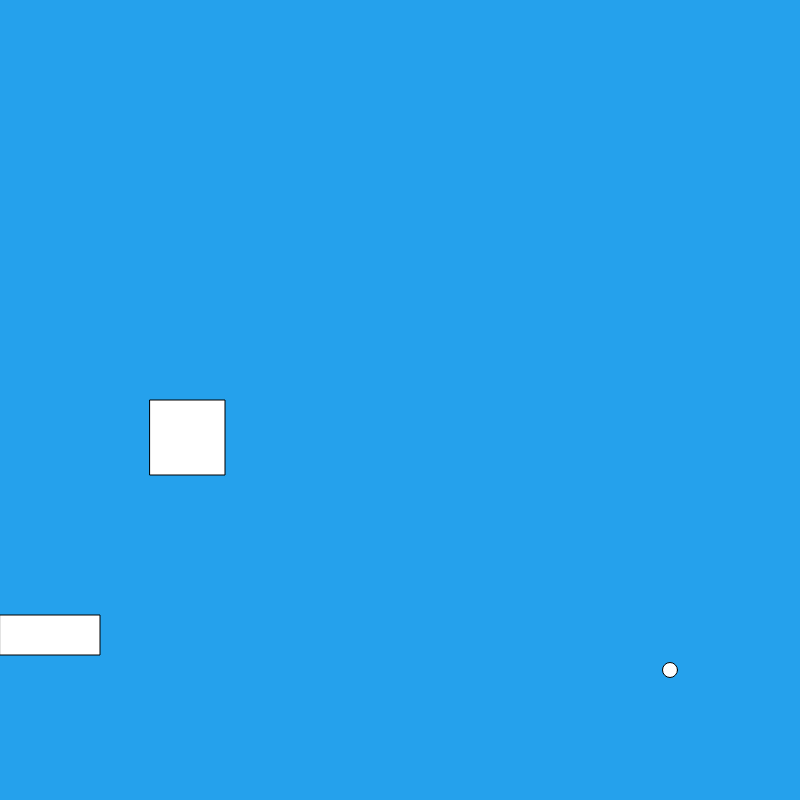
Frame 1 (no input)
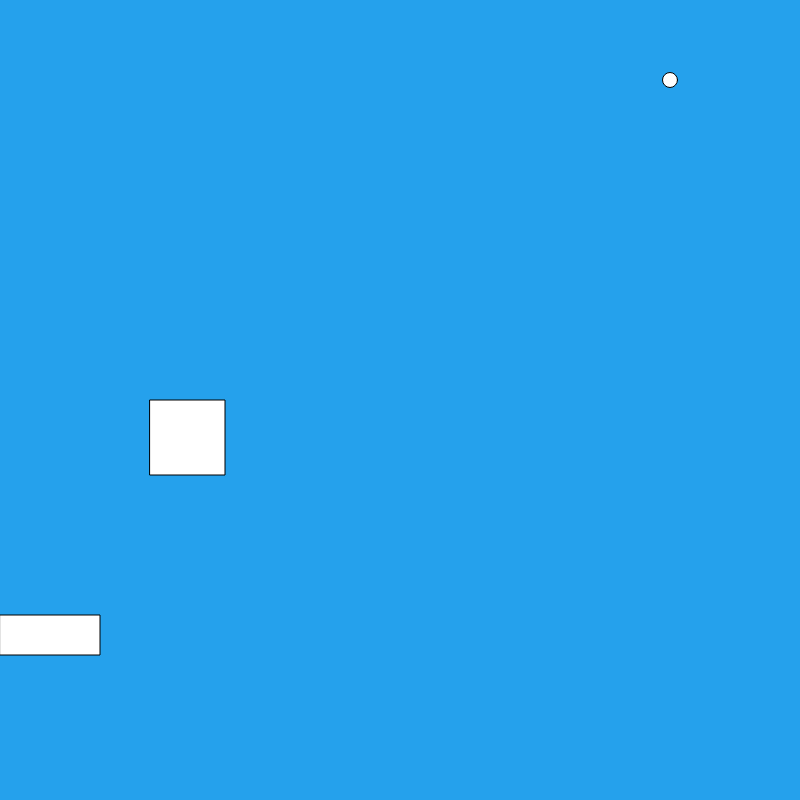
Frame 60 (no input)
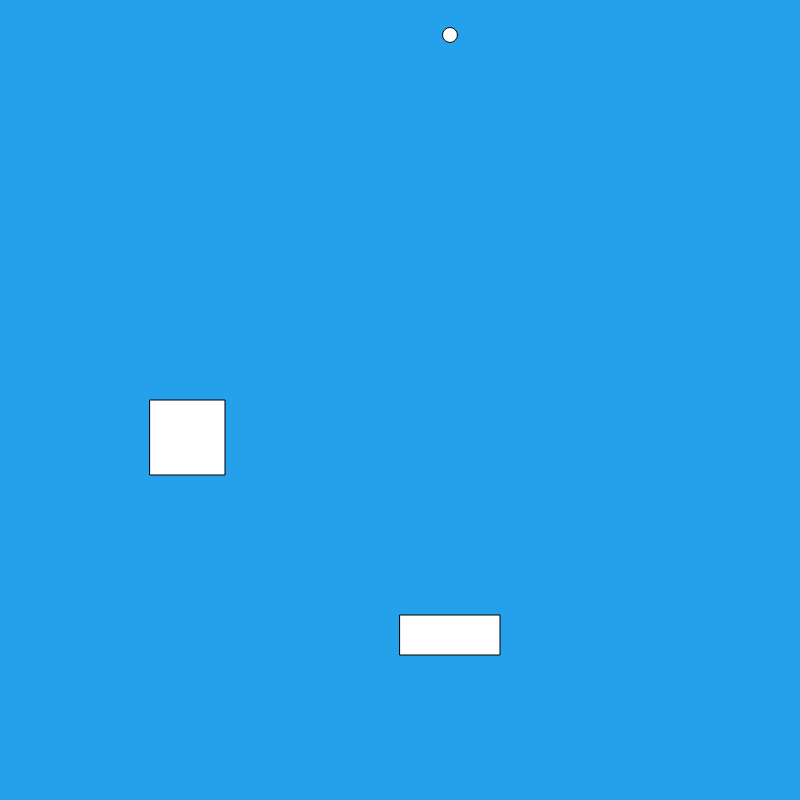
Frame 120 (the mouse pressed at the canvas centre since frame 60)

The p5.js sketch that drew these frames (run headless with seeded random() and noise() and a simulated clock; from frame 60 on, the mouse is pressed at the canvas centre):

// p5.js sketch
// ── sketch.js
var catX= 150
var catY= 400
var toyX= 670
var toyY = 670
function setup() {
  createCanvas(800, 800);
  noCursor()
}


function draw() {
  background('rgb(37,161,236)');
  
  
  rect(mouseX ,615,100,40)
  ellipse(toyX,toyY,15,15)
  toyY = toyY -10
  
  
  rect(catX,catY,75,75)
  
  if( toyX > catX && toyX < catX + 75 && toyY > catY && toyY < catY + 75 ) {
  
  catX = random (700)
  catY = random (250)
  
  }
  
  
  
  
  
  
  
  
  
  
  
  
  

}
 function mousePressed(){
  toyX = mouseX + 50
  toyY = 625
}
